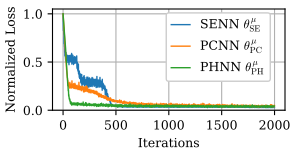

Write the Python code that produced this figure.
import os
import pandas as pd
import numpy as np
import matplotlib.pyplot as plt
from sim_src.util import GET_LOG_PATH_FOR_SIM_SCRIPT

FONT_SIZE = 9
fig_width_px = 300
fig_height_px = 150
dpi = 100  # Typical screen DPI, adjust if necessary
fig_width_in = fig_width_px / dpi
fig_height_in = fig_height_px / dpi

plt.rc('font', family='serif')
plt.rc('mathtext', fontset='cm')
plt.rc('font', size=FONT_SIZE)  # Default font size
plt.rc('axes', titlesize=FONT_SIZE)  # Font size of the axes title
plt.rc('axes', labelsize=FONT_SIZE)  # Font size of the x and y labels
plt.rc('xtick', labelsize=FONT_SIZE)  # Font size of the tick labels
plt.rc('ytick', labelsize=FONT_SIZE)  # Font size of the tick labels
plt.rc('legend', fontsize=FONT_SIZE)  # Font size for legends

from working_dir_path import get_controller_path
current_dir = os.path.dirname(os.path.abspath(__file__))

data_name_list = [r"SENN $\theta_{\text{SE}}^{\mu}$",r"PCNN $\theta_{\text{PC}}^{\mu}$",r"PHNN $\theta_{\text{PH}}^{\mu}$"]

log_path_list = []
log_path_list.append(os.path.join(get_controller_path(),"sim_alg/train_tokenizer/selected_nn/tokenizer_base.loss.final.txt"))
# log_path_list.append(os.path.join(get_controller_path(),"sim_alg/train_sparser/selected_nn/sparser_base.loss.final.txt"))
log_path_list.append(os.path.join(get_controller_path(),"sim_alg/train_predictor/selected_nn/PCNN.loss.final.txt"))
log_path_list.append(os.path.join(get_controller_path(),"sim_alg/train_predictor/selected_nn/PHNN.loss.final.txt"))
# Plot the data
fig, axs = plt.subplots(1,1,)
fig.set_size_inches(fig_width_in, fig_height_in)  # 3.5 inches width, height adjusted to maintain aspect ratio

markers = ['v', '^', 'o','+']  # Different markers for each line
# p_names = [r'a',r'b']
lines = []

for t in range(len(log_path_list)):
    data_file = os.path.join(log_path_list[t])
    data = np.genfromtxt(data_file, delimiter=',')
    line, = axs.plot(data[:,3]/data[0,3],linewidth=1,markerfacecolor='none')
    lines.append(line)

axs.set_position([0.175, 0.265, 0.775, 0.675])
# Add labels and title
axs.set_xlabel(r'Iterations')
axs.grid(True)



# axs[0].set_ylabel(r'Number of iterations')
axs.set_ylabel(r'Normalized Loss')

axs.set_ylim(0, 1.05)
# # axs[2].set_xlim(uu, ll)
# axs.set_ylim(0, 200)
# axs.set_xlim(50, 700)
# axs[1].set_ylim(0, 10)
# axs[0].set_yticks([0,2,4,6,8,10])
# axs.set_xticks(100*np.arange(8))
# axs[0].set_yscale('log')
# axs[1].set_yscale('log')


# Add a legend
fig.legend(lines, data_name_list ,fontsize=FONT_SIZE, loc='lower left', bbox_to_anchor=(0.55, 0.45, 0.2, 0.1),ncol = 1 ,borderaxespad=0.1,handlelength=1.5,fancybox=True, framealpha=1)
# axs[0].legend(fontsize=8, loc='lower left', bbox_to_anchor=(0, 1.02, 5,0.1), ncol=3,borderaxespad=0.)
# plt.subplots_adjust(left=0.175, right=0.95,bottom=0.175,top=0.95)


# Save the figure as a PDF
output_path = os.path.join(current_dir, os.path.splitext(os.path.basename(__file__))[0]) + '.pdf'

fig.savefig(output_path, format='pdf', pad_inches=0.)

# Display the plot
plt.show()
